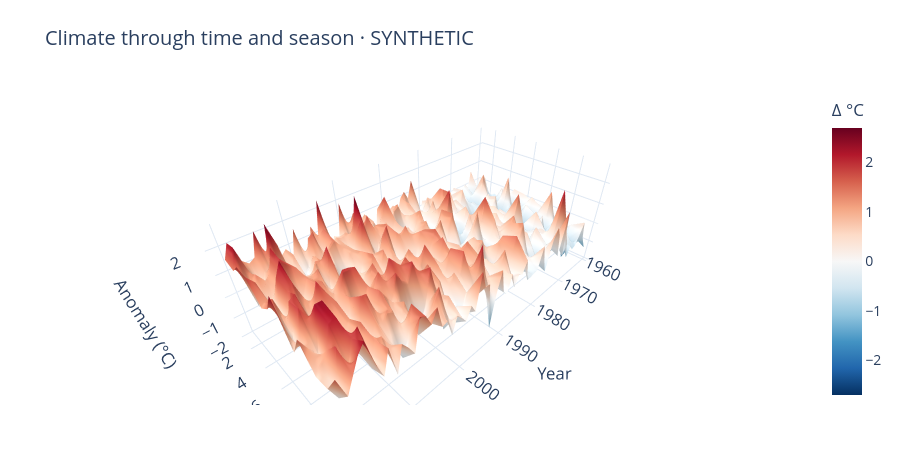

Notebook code for this chart:
### Markdown cell above
## Explore a year–month surface

### Code cell
df = monthly_demo()
df["anomaly"] = anomalies(df, "t", (1961, 1990))
matrix = df.pivot(index="month", columns="year", values="anomaly")
fig = go.Figure(go.Surface(x=matrix.columns, y=matrix.index, z=matrix.to_numpy(),
    colorscale="RdBu_r", cmid=0, colorbar=dict(title="Δ °C")))
fig.update_layout(title="Climate through time and season · SYNTHETIC",
    scene=dict(xaxis_title="Year", yaxis_title="Month", zaxis_title="Anomaly (°C)", aspectratio=dict(x=2, y=1, z=.7)))
show(fig)

### Figure 1 — Plotly figure (JSON) as saved in the notebook; plotly's stock layout.template omitted (floating-point values rounded to 4 significant figures; data arrays with more than 128 entries replaced by an {"elided": "..."} marker saying what was removed)
{"data": [{"cmid": 0, "colorbar": {"title": {"text": "Δ °C"}}, "colorscale": [[0.0, "rgb(5,48,97)"], [0.1, "rgb(33,102,172)"], [0.2, "rgb(67,147,195)"], [0.3, "rgb(146,197,222)"], [0.4, "rgb(209,229,240)"], [0.5, "rgb(247,247,247)"], [0.6, "rgb(253,219,199)"], [0.7, "rgb(244,165,130)"], [0.8, "rgb(214,96,77)"], [0.9, "rgb(178,24,43)"], [1.0, "rgb(103,0,31)"]], "type": "surface", "x": [1961, 1962, 1963, 1964, 1965, 1966, 1967, 1968, 1969, 1970, 1971, 1972, 1973, 1974, 1975, 1976, 1977, 1978, 1979, 1980, 1981, 1982, 1983, 1984, 1985, 1986, 1987, 1988, 1989, 1990, 1991, 1992, 1993, 1994, 1995, 1996, 1997, 1998, 1999, 2000, 2001, 2002, 2003, 2004, 2005, 2006, 2007, 2008, 2009, 2010, 2011, 2012, 2013, 2014, 2015, 2016, 2017, 2018, 2019, 2020], "y": [1, 2, 3, 4, 5, 6, 7, 8, 9, 10, 11, 12], "z": {"elided": "12x60 float values"}}], "layout": {"font": {"size": 14}, "height": 470, "margin": {"b": 65, "l": 65, "r": 45, "t": 90}, "scene": {"aspectratio": {"x": 2, "y": 1, "z": 0.7}, "xaxis": {"title": {"text": "Year"}}, "yaxis": {"title": {"text": "Month"}}, "zaxis": {"title": {"text": "Anomaly (°C)"}}}, "title": {"text": "Climate through time and season · SYNTHETIC"}}}
